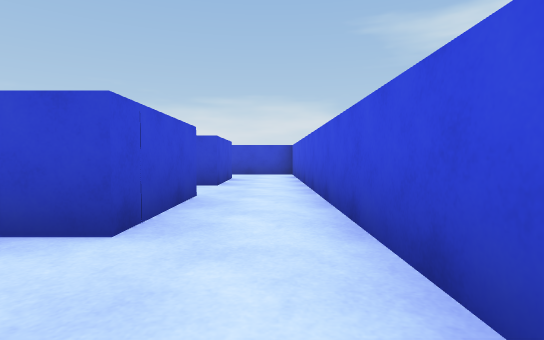
view 1 (above)

18 first-person views from a walk through a 3-D level made in the Unity game engine. The camera is 0.27 m above the floor, tilts 2° down and sees 80° across. The floor is counted in squares, 0.5 m on a side. Each view is taken from the middle of a square. On the plan, view 1 faces up. The plan holds only what a view shows up to about 9 squares ahead; the rest is blank. The place goes on beyond the plan. The player is left out.

view 2
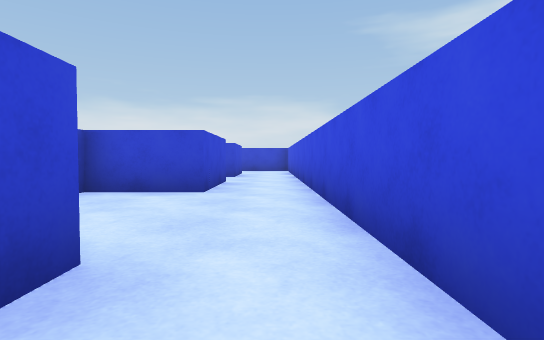

view 3
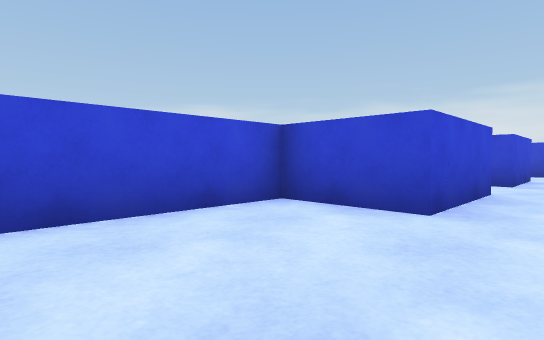

view 4
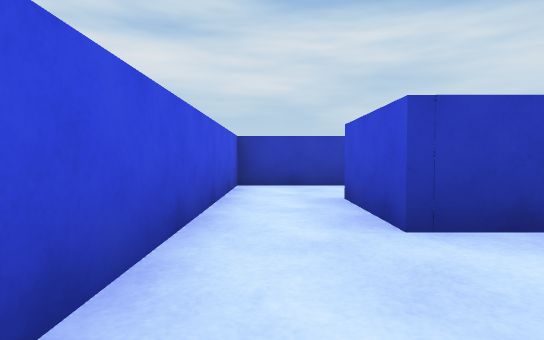

view 5
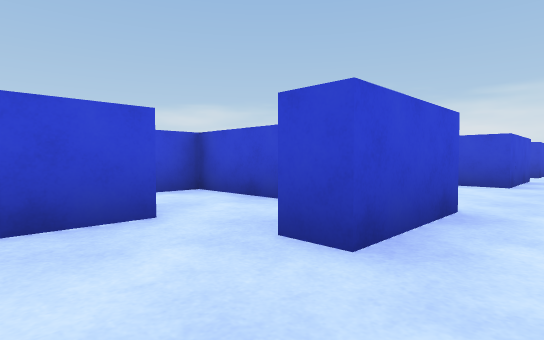

view 6
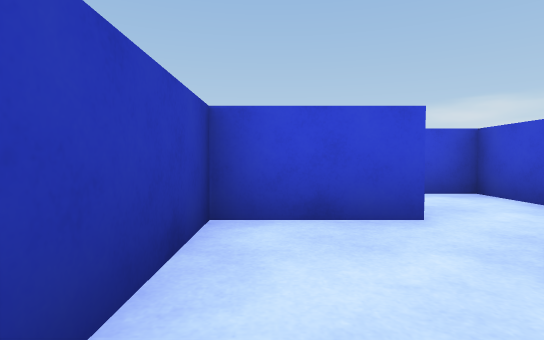

view 7
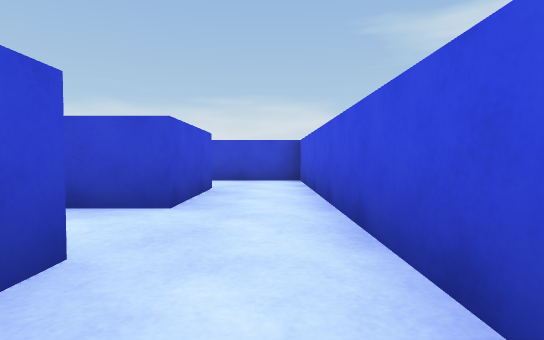

view 8
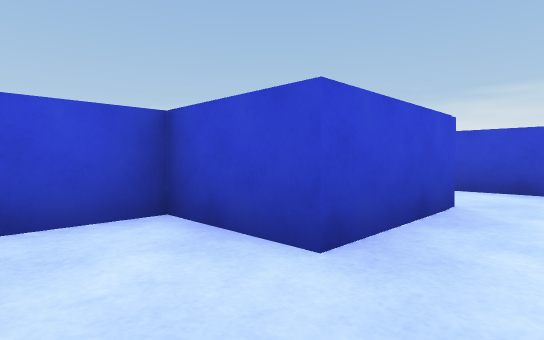

view 9
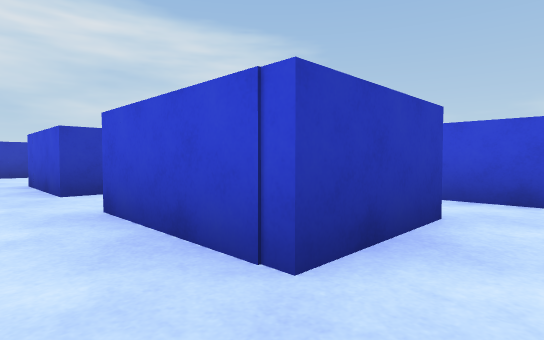

view 10
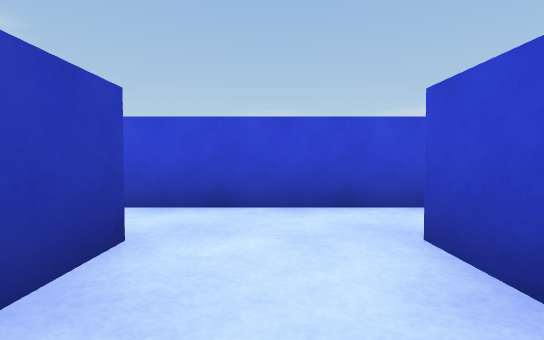

view 11
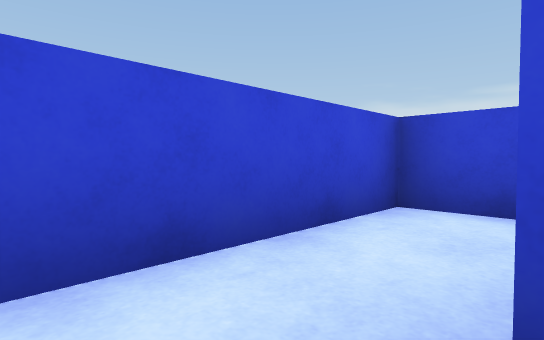

view 12
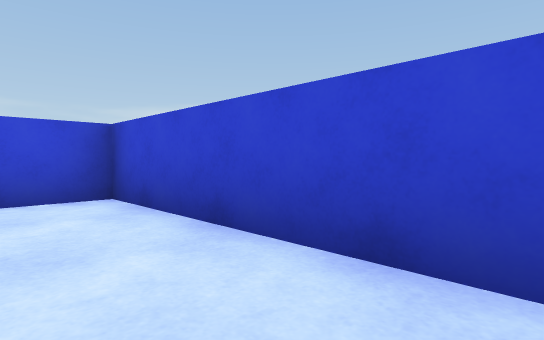

view 13
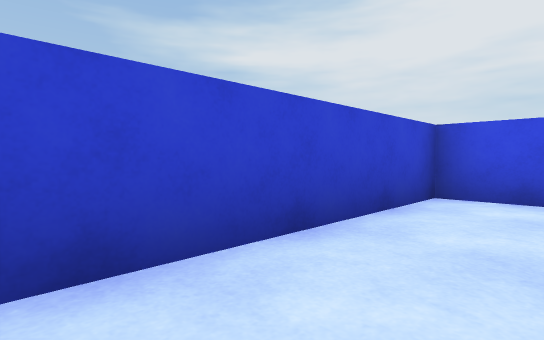

view 14
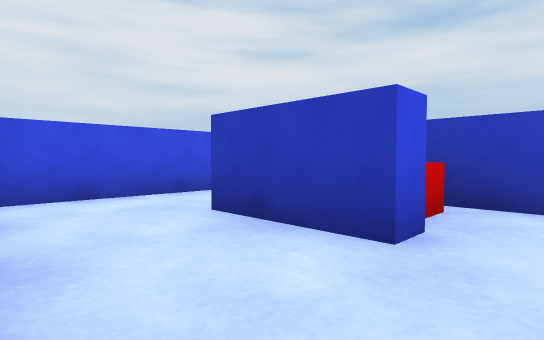

view 15
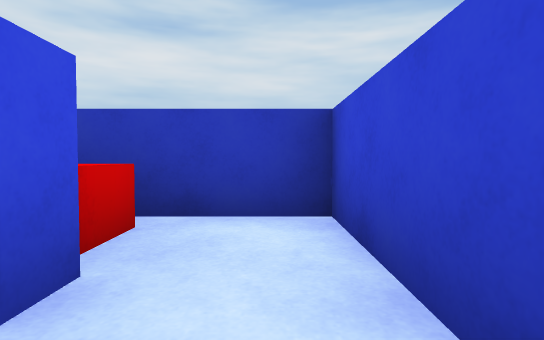

view 16
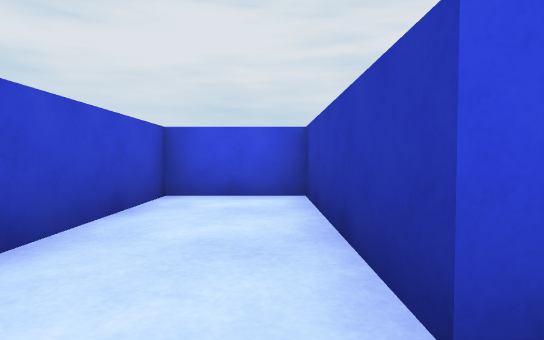

view 17
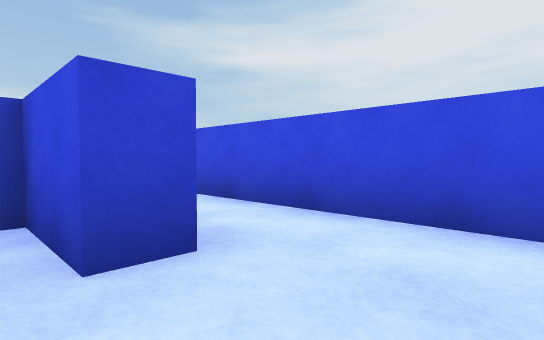

view 18
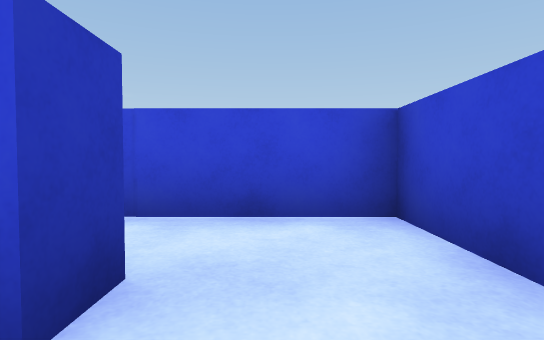

### Floor plan
Points are (right, up) in squares from view 1. A wall is a line through its corners. A room is listed if a view was taken in it or the views show most of it. See-through windows are left out.
Room 1 (views 1, 2, 3, 4)
walls: (-2, -1.4) (-1.1, -1.4) (-1.1, -3.4); (-1.1, 2.2) (-3, 2.2) (-3, -0.8); (0.7, -3.5) (0.7, 1.5)
ways out: opening at (0, -3) to room 2; opening at (0, 2) to room 3
Room 2 (views 5, 6, 17, 18)
walls: (-1.1, -3.4) (-1.6, -3.4) (-1.6, -1.8) (-3.5, -1.8); (-3.5, -3.7) (-2.8, -3.7) (-2.8, -5.5) (0.7, -5.5) (0.7, -3.5)
ways out: opening at (0, -3) to room 1; opening at (-3, -3) to room 6
Room 3 (views 7, 8)
walls: (-1.8, 4.7) (-1.1, 4.7) (-1.1, 2.2); (-1.1, 6.5) (-2.8, 6.5) (-2.8, 5.1); (0.7, 1.5) (0.7, 6.5)
ways out: opening at (0, 2) to room 1; opening at (0, 7) to room 4
Room 4 (views 9, 10, 11, 15)
walls: (-3.1, 8.5) (-3.1, 9) (-1.1, 9) (-1.1, 6.5); (-4.6, 10.5) (-4.6, 7) (-2.1, 7); (0.7, 6.5) (0.7, 11) (-3.2, 11)
ways out: opening at (0, 7) to room 3; opening at (-4, 11) to room 5
objects: other object (-3, 8)
Room 5 (views 12, 13, 14, 16)
walls: (-3.2, 11.5) (0.7, 11.5) (0.7, 13.5) (-4.6, 13.5) (-4.6, 10.5)
ways out: opening at (-4, 11) to room 4
Room 6 (no view inside)
walls: (-3.5, -1.8) (-5, -1.8) (-5, -4.4)
ways out: opening at (-3, -3) to room 2; opening at (-4, -4)

Where each view was taken, in squares from view 1:
view 1: 0 up, 0 right, facing up
view 2: 3 down, 0 right, facing up
view 3: 1 down, 0 right, facing up-left
view 4: 1 up, 0 right, facing down
view 5: 5 down, 0 right, facing up-left
view 6: 5 down, 0 right, facing left
view 7: 3 up, 0 right, facing up
view 8: 5 up, 0 right, facing up-left
view 9: 10 up, 0 right, facing down-left
view 10: 10 up, 1 left, facing left
view 11: 10 up, 3 left, facing up-left
view 12: 12 up, 0 right, facing up-left
view 13: 12 up, 4 left, facing up-right
view 14: 11 up, 4 left, facing down-right
view 15: 10 up, 4 left, facing down
view 16: 12 up, 4 left, facing right
view 17: 5 down, 2 left, facing up-right
view 18: 3 down, 2 left, facing left
